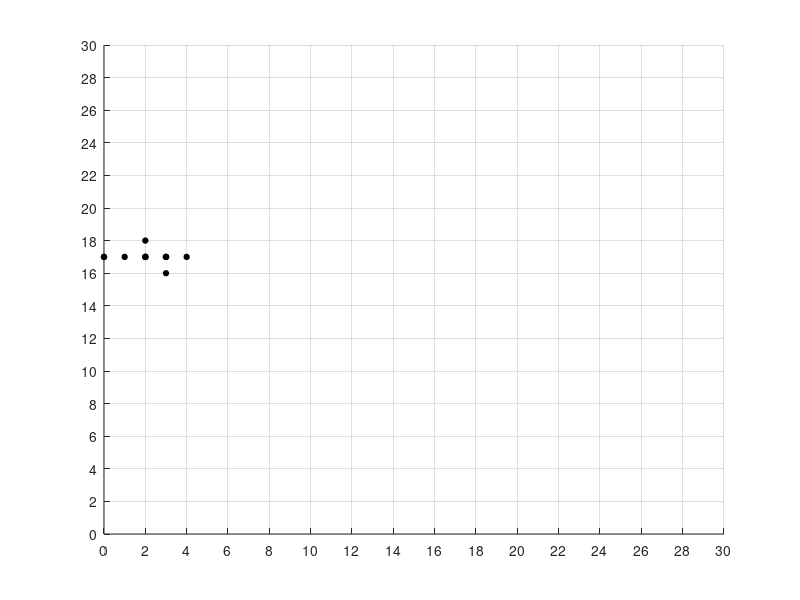

This chart was generated by the following MATLAB code:
clearvars
close all
clc

MaxGridX = 30;
MaxGridY = 30;

% Start with X x Y Grid
figure
hold on
grid on
axis([0 MaxGridX 0 MaxGridY])
xticks(0:2:MaxGridX)
yticks(0:2:MaxGridY)

%- Pick Start Point
StartX = 0;
StartY = round(rand()*(MaxGridY-2))+1;
plot(StartX,StartY,'ok','MarkerFaceColor','k','MarkerSize',4)


%- Create Maze Path
point_vec = [StartX StartY];
for i = 1:10
    if (i ==1)
        %- First Move, Move Right
        point_vec(end+1,:) = [StartX+1 StartY];
    else
        %- Select Random Direction to Dig (Equal Distribution for now)
        % Up - 0
        % Right - 1
        % Down - 2
        % Left - 3
        direction = round(rand()*3);
        
        %- Check to see all surrounding areas except origin are still "walls"
        switch direction
            case 0
                Viable = 1;
                new_point = [point_vec(end,1) point_vec(end,2)+1];
                if new_point(1) < MaxGridX && new_point(1) > 0 &&...
                        new_point(2) < MaxGridY && new_point(2) > 0
                    check_left = [new_point(1)-1 new_point(2)];
                    for j = 1:point_vec
                        if check_left == point_vec(j,:) &&...
                                check_left(1) < MaxGridX && check_left(1) > 0 &&...
                                check_left(2) < MaxGridY && check_left(2) > 0
                            % New Point is corridor
                            Viable = 0;
                        end
                    end
                    check_right = [new_point(1)+1 new_point(2)];
                    for j = 1:point_vec
                        if check_right == point_vec(j,:) &&...
                                check_right(1) < MaxGridX && check_right(1) > 0 &&...
                                check_right(2) < MaxGridY && check_right(2) > 0
                            % New Point is corridor
                            Viable = 0;
                        end
                    end
                    check_up = [new_point(1) new_point(2)+1];
                    for j = 1:point_vec
                        if check_up == point_vec(j,:) &&...
                                check_up(1) < MaxGridX && check_up(1) > 0 &&...
                                check_up(2) < MaxGridY && check_up(2) > 0
                            % New Point is corridor
                            Viable = 0;
                        end
                    end
                else
                    Viable = 0;
                end
            case 1
                Viable = 1;
                new_point = [point_vec(end,1)+1 point_vec(end,2)];
                if new_point(1) < MaxGridX && new_point(1) > 0 &&...
                        new_point(2) < MaxGridY && new_point(2) > 0
                    check_right = [new_point(1)+1 new_point(2)];
                    for j = 1:point_vec
                        if check_right == point_vec(j,:) &&...
                                check_right(1) < MaxGridX && check_right(1) > 0 &&...
                                check_right(2) < MaxGridY && check_right(2) > 0
                            % New Point is corridor
                            Viable = 0;
                        end
                    end
                    check_down = [new_point(1) new_point(2)-1];
                    for j = 1:point_vec
                        if check_down == point_vec(j,:) &&...
                                check_down(1) < MaxGridX && check_down(1) > 0 &&...
                                check_down(2) < MaxGridY && check_down(2) > 0
                            % New Point is corridor
                            Viable = 0;
                        end
                    end
                    check_up = [new_point(1) new_point(2)+1];
                    for j = 1:point_vec
                        if check_up == point_vec(j,:) &&...
                                check_up(1) < MaxGridX && check_up(1) > 0 &&...
                                check_up(2) < MaxGridY && check_up(2) > 0
                            % New Point is corridor
                            Viable = 0;
                        end
                    end
                else
                    Viable = 0;
                end
            case 2
                Viable = 1;
                new_point = [point_vec(end,1) point_vec(end,2)-1];
                if new_point(1) < MaxGridX && new_point(1) > 0 &&...
                        new_point(2) < MaxGridY && new_point(2) > 0
                    check_left = [new_point(1)-1 new_point(2)];
                    for j = 1:point_vec
                        if check_left == point_vec(j,:) &&...
                                check_left(1) < MaxGridX && check_left(1) > 0 &&...
                                check_left(2) < MaxGridY && check_left(2) > 0
                            % New Point is corridor
                            Viable = 0;
                        end
                    end
                    check_down = [new_point(1) new_point(2)-1];
                    for j = 1:point_vec
                        if check_down == point_vec(j,:) &&...
                                check_down(1) < MaxGridX && check_down(1) > 0 &&...
                                check_down(2) < MaxGridY && check_down(2) > 0
                            % New Point is corridor
                            Viable = 0;
                        end
                    end
                    check_right = [new_point(1)+1 new_point(2)];
                    for j = 1:point_vec
                        if check_right == point_vec(j,:) &&...
                                check_right(1) < MaxGridX && check_right(1) > 0 &&...
                                check_right(2) < MaxGridY && check_right(2) > 0
                            % New Point is corridor
                            Viable = 0;
                        end
                    end
                else
                    Viable = 0;
                end
            case 3
                Viable = 1;
                new_point = [point_vec(end,1)-1 point_vec(end,2)];
                if new_point(1) < MaxGridX && new_point(1) > 0 &&...
                        new_point(2) < MaxGridY && new_point(2) > 0
                    check_left = [new_point(1)-1 new_point(2)];
                    for j = 1:point_vec
                        if check_left == point_vec(j,:) &&...
                                check_left(1) < MaxGridX && check_left(1) > 0 &&...
                                check_left(2) < MaxGridY && check_left(2) > 0
                            % New Point is corridor
                            Viable = 0;
                        end
                    end
                    check_down = [new_point(1) new_point(2)-1];
                    for j = 1:point_vec
                        if check_down == point_vec(j,:) &&...
                                check_down(1) < MaxGridX && check_down(1) > 0 &&...
                                check_down(2) < MaxGridY && check_down(2) > 0
                            % New Point is corridor
                            Viable = 0;
                        end
                    end
                    check_up = [new_point(1) new_point(2)+1];
                    for j = 1:point_vec
                        if check_up == point_vec(j,:) &&...
                                check_up(1) < MaxGridX && check_up(1) > 0 &&...
                                check_up(2) < MaxGridY && check_up(2) > 0
                            % New Point is corridor
                            Viable = 0;
                        end
                    end
                else
                    Viable = 0;
                end
        end
        if (Viable)
            point_vec(end+1,:) = new_point;
        end
    end
end

plot(point_vec(:,1),point_vec(:,2),'ok','MarkerFaceColor','k','MarkerSize',4)